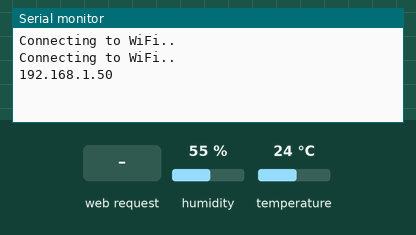
This sketch was run on a simulated ESP32. On the bench: the last lines printed to the serial monitor. The test bench sets the inputs (shaded band); at power-on: humidity 55 %, temperature 24 °C. WiFi joins after 1.5 s; servers stay silent unless stated.

Above: at 3.5 s.
3.6 s: HTTP request GET /temperature received
At 4.6 s:
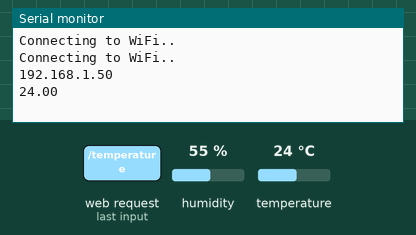
5.1 s: HTTP request GET /humidity received
At 6.1 s:
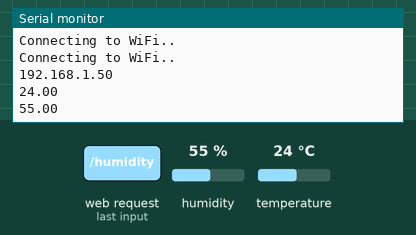

The sketch:

Estacao_Meteorologica.ino
```cpp
#define BLYNK_PRINT Serial
#define BLYNK_TEMPLATE_ID "TMPL2icfqH2P7"
#define BLYNK_TEMPLATE_NAME "Estacao Meteorologica"

#include "WiFi.h"
#include "ESPAsyncWebSrv.h"
#include <Adafruit_Sensor.h>
#include <DHT.h>
#include <Wire.h>
#include <BlynkSimpleEsp32.h>

// Replace with your network credentials
const char *ssid = "your_ssid";
const char *password = "your_password";
// Blynk authentication token
char auth[] = "GKllOzsEZ2Jhl-BLLukcM0kINGTjmY3B";

#define DHTPIN 5    // Digital pin connected to the DHT sensor
#define DHTTYPE DHT11     // DHT 11

DHT dht(DHTPIN, DHTTYPE);

// Create AsyncWebServer object on port 80
AsyncWebServer server(80);

BlynkTimer timer;

void readAndSendSensorData()
{
  float humidity = dht.readHumidity();
  float temperature = dht.readTemperature();

  if (isnan(humidity) || isnan(temperature))
  {
    Serial.println("Failed to read from DHT sensor!");
    return;
  }

  Blynk.virtualWrite(V0, temperature); // Envia os valores para os pinos virtuais correspondentes no Blynk
  Blynk.virtualWrite(V1, humidity);
}

String readDHTTemperature()
{
  float t = dht.readTemperature();
  if (isnan(t))
  {
    Serial.println("Failed to read from DHT sensor!");
    return "--";
  }
  else
  {
    Serial.println(t);
    return String(t);
  }
}

String readDHTHumidity()
{
  float h = dht.readHumidity();
  if (isnan(h))
  {
    Serial.println("Failed to read from DHT sensor!");
    return "--";
  }
  else
  {
    Serial.println(h);
    return String(h);
  }
}

char index_html[] PROGMEM = R"rawliteral(
<!DOCTYPE HTML>
<html>
<head>
  <meta name="viewport" content="width=device-width, initial-scale=1">
  <link rel="stylesheet" href="https://use.fontawesome.com/releases/v5.7.2/css/all.css" integrity="sha384-fnmOCqbTlWIlj8LyTjo7mOUStjsKC4pOpQbqyi7RrhN7udi9RwhKkMHpvLbHG9Sr" crossorigin="anonymous">
  <link rel="preconnect" href="https://fonts.googleapis.com">
  <link rel="preconnect" href="https://fonts.gstatic.com" crossorigin>
  <link href="https://fonts.googleapis.com/css2?family=Gabarito:wght@700&display=swap" rel="stylesheet">
  <style>
    body {
      background-color: #edf2f4;
      color: #fff;
      display: flex;
      justify-content: center;
      align-items: center;
      height: 100vh;
      flex-direction: column;
      text-align: center;
      margin: 0;
      font-family: Arial, Helvetica, sans-serif;
    }

    h1 {
      font-size: 3.0rem;
      letter-spacing: 0.1em;
      text-transform: uppercase;
      margin-bottom: 20px;
      font-family: 'Gabarito', 'Arial', sans-serif;
      color: #1c1d2b;
    }

    .p-wrapper {
      background-color: #2b2d42;
      border-radius: 20px;
      margin: 20px;
      padding: 20px;
      display: flex;
      align-items: center;
      justify-content: space-between;
      max-width: 600px;
      box-shadow: 10px 10px 10px #8d99ae;
    }

    .p-wrapper i {
      margin-right: 20px;
      color: #fff;
      font-size: 2.5rem;
    }

    .dht-labels {
      font-size: 2.5rem;
      color: #fff;
      margin-right: 10px;
    }

    .units {
      font-size: 2.5rem;
      color: #fff;
    }

    /* Alinhamento vertical e centralização */
    .p-wrapper p {
      display: flex;
      align-items: center;
      margin: 0;
    }

    /* Margem interna para os dados */
    .data {
      font-size: 2.5rem;
      margin-left: 10px;
    }

    @media (max-width: 768px) {
      .p-wrapper {
        flex-direction: column;
      }
    }
  </style>
</head>
<body>
  <h1>ESP32 DHT Server</h1>
  <div class="p-wrapper">
    <p>
      <i class="fas fa-thermometer-half" style="color:#059e8a;"></i>
      <span class="dht-labels">Temperature:</span>
      <span id="temperature" class="data">%TEMPERATURE%</span>
      <span class="units"><sup class="units">&deg;C</sup></span>
    </p>
  </div>
  <div class="p-wrapper">
    <p>
      <i class="fas fa-tint" style="color:#00add6;"></i>
      <span class="dht-labels">Humidity:</span>
      <span id="humidity" class="data">%HUMIDITY%</span>
      <span class="units"><sup class="units">&percnt;</sup></span>
    </p>
  </div>
</body>

<script>
  setInterval(function ( ) {
    var xhttp = new XMLHttpRequest();
    xhttp.onreadystatechange = function() {
      if (this.readyState == 4 && this.status == 200) {
        var temperatureValue = this.responseText.replace('h', '');
        document.getElementById("temperature").innerHTML = temperatureValue;
      }
    };
    xhttp.open("GET", "/temperature", true);
    xhttp.send();
  }, 10000 );

  setInterval(function ( ) {
    var xhttp = new XMLHttpRequest();
    xhttp.onreadystatechange = function() {
      if (this.readyState == 4 && this.status == 200) {
        document.getElementById("humidity").innerHTML = this.responseText;
      }
    };
    xhttp.open("GET", "/humidity", true);
    xhttp.send();
  }, 10000 );
</script>
</html>)rawliteral";

// Replaces placeholder with DHT values
String processor(const String &var)
{
  if (var == "TEMPERATURE")
  {
    return readDHTTemperature();
  }
  else if (var == "HUMIDITY")
  {
    return readDHTHumidity();
  }
  return String();
}

void setup()
{
  Serial.begin(115200);

  dht.begin();

  // Connect to Wi-Fi
  WiFi.begin(ssid, password);
  while (WiFi.status() != WL_CONNECTED)
  {
    delay(1000);
    Serial.println("Connecting to WiFi..");
  }

  // Print ESP32 Local IP Address
  Serial.println(WiFi.localIP());

  // Route for root / web page
  server.on("/", HTTP_GET, [](AsyncWebServerRequest *request) {
    request->send_P(200, "text/html", index_html, processor);
  });
  server.on("/temperature", HTTP_GET, [](AsyncWebServerRequest *request) {
    request->send_P(200, "text/plain", readDHTTemperature().c_str());
  });
  server.on("/humidity", HTTP_GET, [](AsyncWebServerRequest *request) {
    request->send_P(200, "text/plain", readDHTHumidity().c_str());
  });

  // Start server
  server.begin();

  // Initialize Blynk
  Blynk.begin(auth, ssid, password);
  timer.setInterval(10000L, readAndSendSensorData);
}

void loop()
{
  Blynk.run();
  timer.run();
}
```

Measured:
- after the input at 3.6 s, the serial monitor: prints a new line at once (image 1)
- after the input at 5.1 s, the serial monitor: prints a new line at once (image 2)
